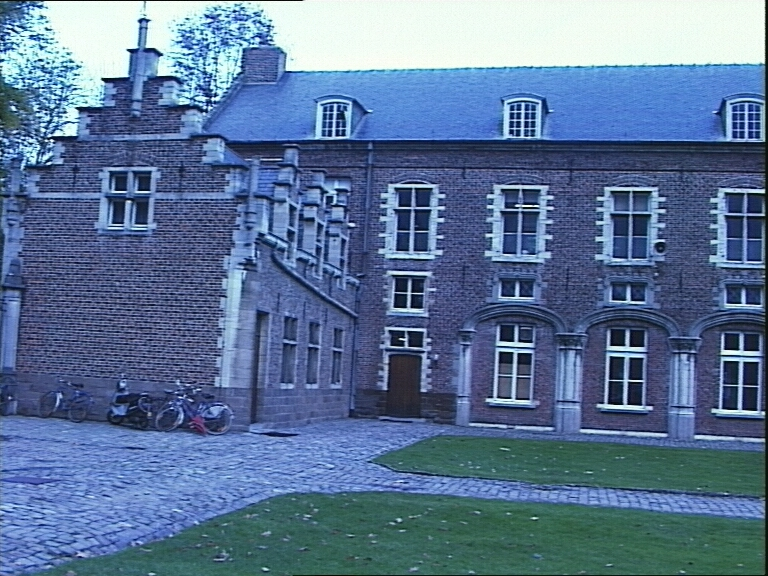
//> input picture sheet03/lines.png, 768 x 576 px
$ ./exercise03 lines.png   (built with g++ and OpenCV 4)
//> lines starting //> are read from the running program, lines starting //| are printed output that depends on the picture; after the words box and inside, x2 and y2 are one past the last pixel; in counts of white or black regions, pixels touching at a corner belong together
/**
 * Vorlesung: Bildbasierte Modellierung SS 2015
 * Professor: Prof. Dr.-Ing. Marcus Magnor
 * Betreuer: Felix Klose (klose@cg.cs.tu-bs.de)
 * Datum: 10.05.2015
 * Blatt: 3
 * Abgabe: Präsentation der bearbeiteten Aufgaben in der Übung am 23.5.2015.
 * URL: http://www.cg.cs.tu-bs.de/teaching/lectures/ss15/bbm/
 */

#include <iostream>
#include <vector>
#include <algorithm>
#include <queue>
#include <cv.h>
#include <highgui.h>

/**
 * Aufgabe: Median-Filter (10 Punkte)
 *
 * Der Median-Filter ist ein einfacher nichtlinearer Filter, der sich gut eignet, um additives Bildrauschen zu entfernen.
 *
 * - Implementiere einen Median-Filter, ohne cvSmooth zu verwenden.
 */

/* TODO */
cv::Mat medianBlur(const cv::Mat &src, int k = 3, int channel = 0) {
	assert(src.channels() > channel);
	//float or int? we do not know the underlying conversion, so just demand float for now
	assert(src.depth() == CV_32F);

    cv::Mat dst = src.clone();
	std::vector<float> values;
	int dx = k/2;
	int dy = k/2;

	for(int y = dy; y < src.rows-dy; ++y) {
		for(int x = dx; x < src.cols-dx; ++x) {
			values.clear();

			for(int wy = -dy; wy <= dy; ++wy) {
				for(int wx = -dx; wx <= dx; ++wx) {
					values.push_back(*(&(src.at<float>(y+wy,x+wx))+channel));
				}
			}
			std::sort(values.begin(), values.end());
			*(&(dst.at<float>(y,x))+channel) = values[values.size() / 2];
		}
	}
    return dst;
}

cv::Mat houghTransform(const cv::Mat &src, int thetaRes=512, int distRes=512) {
    cv::Mat accumBuffer(thetaRes, distRes, CV_32F);
    accumBuffer.setTo(0);

    int xres = src.cols, yres = src.rows;
    float maxDist = sqrt(pow(xres, 2) + pow(yres, 2));
    float distScale = distRes / maxDist;

    float maxValue = 0;
    for (int y = 0; y < yres; ++y) {
        for (int x = 0; x < xres; ++x) {
            if (src.at<uchar>(y, x) == 255) {
                for(int i = 0; i < thetaRes; ++i) {
                    float theta = 2 * i * CV_PI / thetaRes;
                    float dist = x * cos(theta) + y * sin(theta);
                    dist *= distScale;
                    if(dist > 0 && dist < maxDist) {
                        int cx = i, cy = dist;
                        accumBuffer.at<float>(cy, cx) += 1;
                        maxValue = std::max(accumBuffer.at<float>(cy, cx), maxValue);
                    }
                }
            }
        }
    }

    //normalize accumBuffer
    for (int y = 0; y < accumBuffer.rows; ++y) {
        for (int x = 0; x < accumBuffer.cols; ++x) {
            if(maxValue > 0)
                accumBuffer.at<float>(y, x) /= maxValue;
        }
    }
    return accumBuffer;
}

int main(int argc, char **argv) {
	if (argc < 2) {
		std::cerr << "usage: " << argv[0] << " <image>" << std::endl;
		exit(1);
	}

	// load the input image
	IplImage *img = cvLoadImage(argv[1]);
//> img is the input picture: 576 rows x 768 cols, CV_8UC3; mean B, G, R 151.1, 116.7, 91.3


	CvSize size = cvGetSize(img);
//> size = Size(768, 576)

	/**
	 * - Wende den Median-Filter auf ein Graustufenbild an.
	 */

/* TODO */
	IplImage *gray = cvCreateImage(size, IPL_DEPTH_32F, 1);
	IplImage *imageFloat = cvCreateImage(size, IPL_DEPTH_32F, img->nChannels);
	cvConvertScale(img, imageFloat, 1.0 / 255.0);
	cvCvtColor(imageFloat, gray, CV_BGR2GRAY);

	cvNamedWindow("Gray");
	cvShowImage("Gray", gray);
	cvWaitKey(0);

    cv::Mat img02(imageFloat);

    int kernel_size = 3;
    cv::Mat median = medianBlur(gray, kernel_size);
//> after the loop in medianBlur, `for(int y = dy; y < src.rows-dy; ++y)`: values = [0.0422, 0.0512, 0.0539, 0.0562, 0.0587, 0.0587, 0.059, 0.0708, 0.149]

	cvNamedWindow("Median");
    cv::imshow("Median", median);
	cvWaitKey(0);


	/**
	 * - Wende den Median-Filter auf die einzelnen Kanäle eines Farbbilds an
	 */

/* TODO */
	cv::Mat blue, green, red;
	// "channels" is a vector of 3 Mat arrays:
	std::vector<cv::Mat> channels_vector(3);
	// split img:
	cv::split(img02, channels_vector);
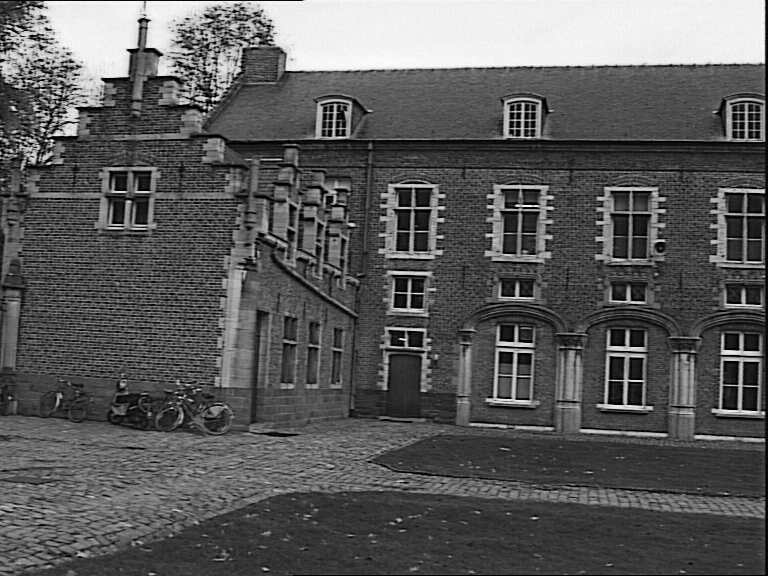
//> channels_vector[2]: 576 rows x 768 cols, CV_32FC1; min 0, max 0.996, mean 0.358
	// get the channels (BGR)
	blue = medianBlur(channels_vector[0], kernel_size);
	green = medianBlur(channels_vector[1], kernel_size);
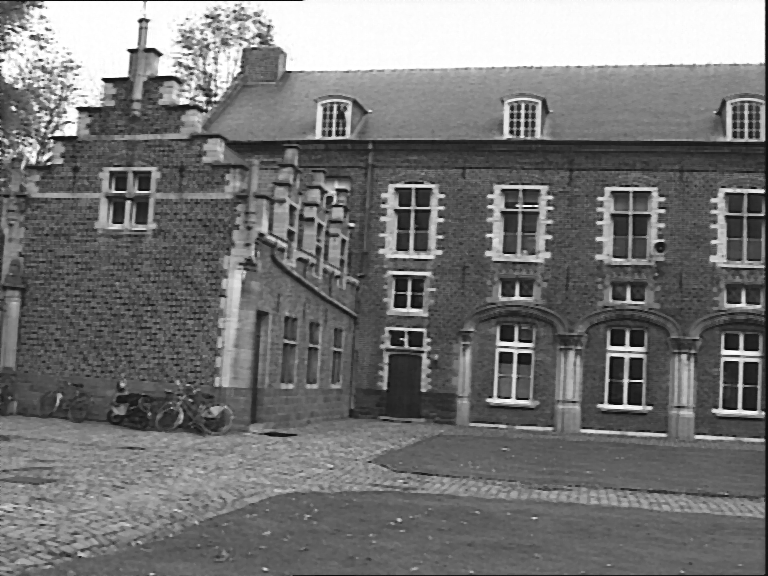
//> green: 576 rows x 768 cols, CV_32FC1; min 0.0235, max 1, mean 0.458
	red = medianBlur(channels_vector[2], kernel_size);

	cv::namedWindow( "Median Red", cv::WINDOW_AUTOSIZE );
	cv::moveWindow( "Median Red", 100, 100);
	cv::imshow( "Median Red", red );
	cv::waitKey(0);
	cv::namedWindow( "Median Green", cv::WINDOW_AUTOSIZE );
	cv::moveWindow( "Median Green", 100, 100);
	cv::imshow( "Median Green", green );
	cv::waitKey(0);
	cv::namedWindow( "Median Blue", cv::WINDOW_AUTOSIZE );
	cv::moveWindow( "Median Blue", 100, 100);
	cv::imshow( "Median Blue", blue );
	cv::waitKey(0);

    std::vector<cv::Mat> channels;
    channels.push_back(blue);
    channels.push_back(green);
    channels.push_back(red);
    cv::Mat medianImg;
    cv::merge(channels, medianImg);

	cv::namedWindow( "Median Combined", cv::WINDOW_AUTOSIZE );
	cv::moveWindow( "Median Combined", 100, 100);
	cv::imshow( "Median Combined", medianImg);
	cv::waitKey(0);


	/**
	 * - Wie kann man ungewollte Farbverschiebungen vermeiden?
	 */

	/**
	 * Aufgabe: Hough-Transformation (10 Punkte)
	 *
	 * Die Hough-Transformation kann für das Finden von Linien in Bildern verwendet werden.
	 *
	 * In dieser Aufgabe sollst du die Hough-Transformation implementieren.
	 * - Lade ein Testbild und wandle es in Graustufen um.
	 */

/* TODO */
	cv::Mat lines = cv::Mat(img).clone();//cv::imread("lines.png");
    cv::Mat lines_gray;
    cv::cvtColor(lines, lines_gray, CV_BGR2GRAY, 1);
    lines_gray.convertTo(lines_gray, CV_32F, 1.0/255.0);
//> lines_gray: 576 rows x 768 cols, CV_32FC1
	cv::namedWindow( "lines gray", cv::WINDOW_AUTOSIZE );
	cv::moveWindow( "lines gray", 100, 100);
	cv::imshow( "lines gray", lines_gray);
	cv::waitKey(0);


	/**
	 * - Erzeuge ein Gradientenbild. Verwende dazu einen Filter deiner Wahl. Begründe die Wahl des Kantendetektors.
	 */

/* TODO */
	cv::Mat canny = lines_gray.clone();//medianBlur(lines_gray, 5);
    canny.convertTo(canny, CV_8U, 255);

	cv::Mat _img;
	double otsu_thresh_val = cv::threshold(
		canny, _img, 0, 255, CV_THRESH_BINARY | CV_THRESH_OTSU
	);
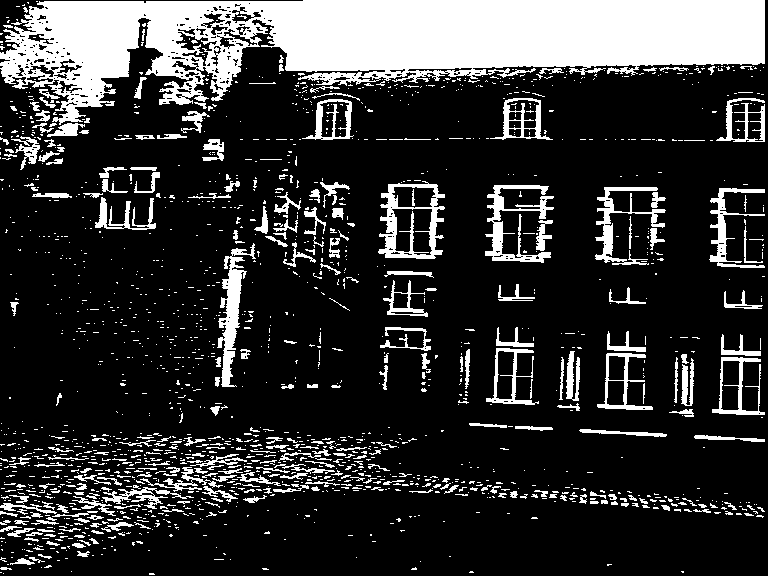
//> _img: 576 rows x 768 cols, CV_8UC1; 20.5% white; 1750 white regions (1469 under 20 px), largest, box (x1, y1, x2, y2) and area: (0, 0, 765, 125) 52356, (378, 181, 445, 259) 1894, (217, 243, 256, 387) 1848
//> otsu_thresh_val = 149
	double high_thresh_val  = otsu_thresh_val,
       lower_thresh_val = otsu_thresh_val * 0.5;
//> high_thresh_val = 149; lower_thresh_val = 74.5

    cv::Canny(canny, canny, lower_thresh_val, high_thresh_val);
//> canny: 576 rows x 768 cols, CV_8UC1; 21.7% white in thin lines or dots
	cv::namedWindow( "Canny", cv::WINDOW_AUTOSIZE );
	cv::moveWindow( "Canny", 100, 100);
	cv::imshow( "Canny", canny);
	cv::waitKey(0);

	cv::Mat sobel_gray = cv::Mat(img).clone();
    cvtColor(sobel_gray, sobel_gray, CV_BGR2GRAY);
	cv::Mat grad_x, grad_y;
	cv::Mat abs_grad_x, abs_grad_y;
	cv::Sobel( sobel_gray, grad_x, CV_16S, 1, 0, 3 );
	cv::Sobel( sobel_gray, grad_y, CV_16S, 0, 1, 3 );
	convertScaleAbs( grad_x, abs_grad_x );
	convertScaleAbs( grad_y, abs_grad_y );
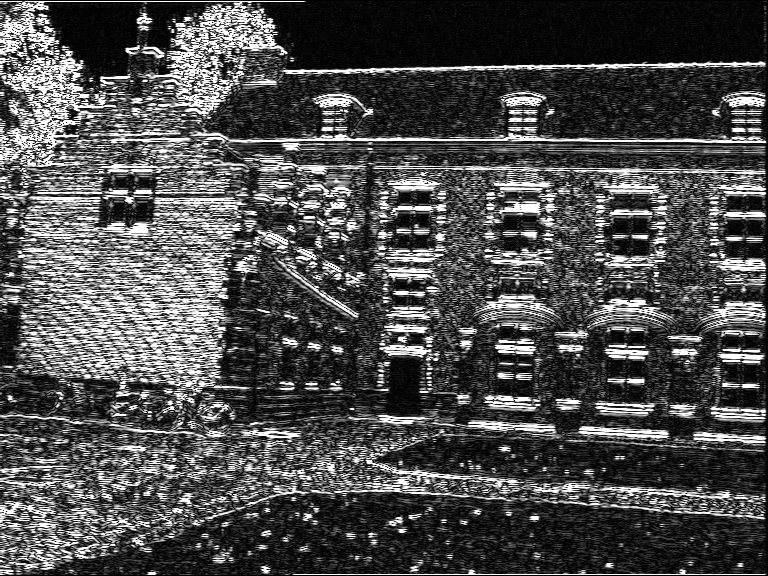
//> abs_grad_y: 576 rows x 768 cols, CV_8UC1; min 0, max 255, mean 77.6
	cv::Mat grad;
	addWeighted( abs_grad_x, 0.5, abs_grad_y, 0.5, 0, grad );

	cv::normalize(grad, grad, 0, 255, cv::NORM_MINMAX, CV_16S);
//> grad: 576 rows x 768 cols, CV_16SC1
	grad.convertTo(grad, CV_8U);
	cv::threshold(grad, grad, 100, 255, cv::THRESH_BINARY);
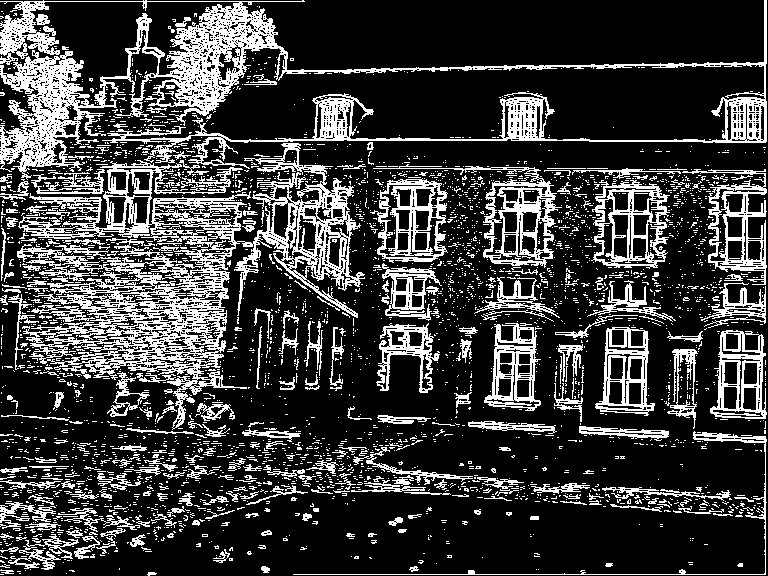
//> grad: 576 rows x 768 cols, CV_8UC1; 23.7% white in thin lines or dots
	cv::namedWindow( "Gradient", cv::WINDOW_AUTOSIZE );
	cv::moveWindow( "Gradient", 100, 100);
	cv::imshow( "Gradient", grad);
	cv::waitKey();
	/**
	 * - Transformiere das Gradientenbild in den Hough-Raum und zeige das Bild an.
	 */
    cv::Mat hough = houghTransform(/*canny*/grad);
//> the loop in houghTransform, `for (int y = 0; y < yres; ++y)` made 576 passes
//> maxValue on passes 1 to 3: 9, 307, 307
//> after the loop in houghTransform, `for (int y = 0; y < yres; ++y)`:
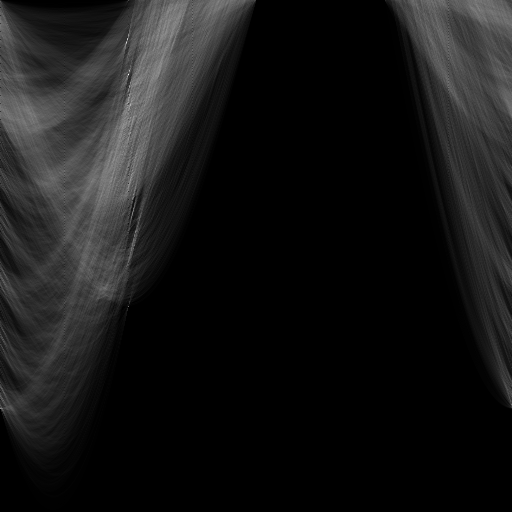
//> accumBuffer: 512 rows x 512 cols, CV_32FC1; min 0, max 1148, mean 102.4; drawn with min black and max white
//> after the loop in houghTransform, `for (int y = 0; y < yres; ++y)`: maxValue = 1148
	// [7 lines of commented-out code are left out]

	cv::namedWindow("Hough Space", cv::WINDOW_AUTOSIZE);
	cv::moveWindow( "Hough Space", 100, 100);
	cv::imshow( "Hough Space", hough);
	cv::waitKey(0);
	/**
	 * - Finde die markantesten Linien und zeichne diese in das Originalbild ein.
	 */

/* TODO */
	std::vector<cv::Point> line_vector;
	int criteria = 20;  //number of best matches

	cv::Mat hough_tmp = hough.clone();
	for (int i = 0; i < criteria; ++i) {
		cv::Point maximum;
		cv::minMaxLoc(hough_tmp, 0, 0, 0, &maximum);
		line_vector.push_back(maximum);
		hough_tmp.at<float>(maximum) = 0.f;
	}
//> this loop made 20 passes
//> maximum on passes 1 to 12: Point(128, 74), Point(126, 42), Point(127, 39), Point(129, 70), Point(127, 38), Point(130, 104), Point(130, 105), Point(128, 102), Point(129, 86), Point(130, 132), Point(126, 43), Point(127, 103)
//> hough_tmp: 512 rows x 512 cols, CV_32FC1; min 0, max 0.593, mean 0.0892

	cv::Mat img_mat = cv::Mat(img).clone();
	for(int i = 0; i < line_vector.size(); ++i) {
		//[0,512] -> [0, 2*pi]
		float theta = 2.f*line_vector[i].x*CV_PI/hough.cols;
		//[0, 512] -> [0, img-diag]
		float imgDiag = sqrt(img->width*img->width + img->height*img->height);
		float r = (float)line_vector[i].y/hough.rows * imgDiag;


		cv::Point pt1, pt2;
		double a = cos(theta), b = sin(theta);
		double x0 = a*r, y0 = b*r;
		pt1.x = cvRound(x0 + 1000*(-b));
		pt1.y = cvRound(y0 + 1000*(a));
		pt2.x = cvRound(x0 - 1000*(-b));
		pt2.y = cvRound(y0 - 1000*(a));
		cv::line( img_mat, pt1, pt2, cv::Scalar(0,0,255), 1, CV_AA);

		std::cout << "(" << pt1.x << "," << pt1.y << ") -- (" << pt2.x << "," << pt2.y << ")" << std::endl;
	}
//> this loop made 20 passes
//> (theta, r, a, b, x0, y0) on passes 1 to 12: (1.57, 138.8, -4.37e-08, 1, -6.06e-06, 138.8), (1.55, 78.75, 0.0245, 1, 1.93, 78.73), (1.56, 73.12, 0.0123, 1, 0.897, 73.12), (1.58, 131.2, -0.0123, 1, -1.61, 131.2), (1.56, 71.25, 0.0123, 1, 0.874, 71.24), (1.6, 195, -0.0245, 1, -4.79, 194.9), (1.6, 196.9, -0.0245, 1, -4.83, 196.8), (1.57, 191.2, -4.37e-08, 1, -8.36e-06, 191.2), (1.58, 161.2, -0.0123, 1, -1.98, 161.2), (1.6, 247.5, -0.0245, 1, -6.07, 247.4), (1.55, 80.62, 0.0245, 1, 1.98, 80.6), (1.56, 193.1, 0.0123, 1, 2.37, 193.1)
//| (-1000,139) -- (1000,139)
//| (-998,103) -- (1002,54)
//| (-999,85) -- (1001,61)
//| (-1002,119) -- (998,144)
//| (-999,84) -- (1001,59)
//| (-1004,170) -- (995,219)
//| (-1005,172) -- (995,221)
//| (-1000,191) -- (1000,191)
//> (output is shown up to pass 8 of 20)
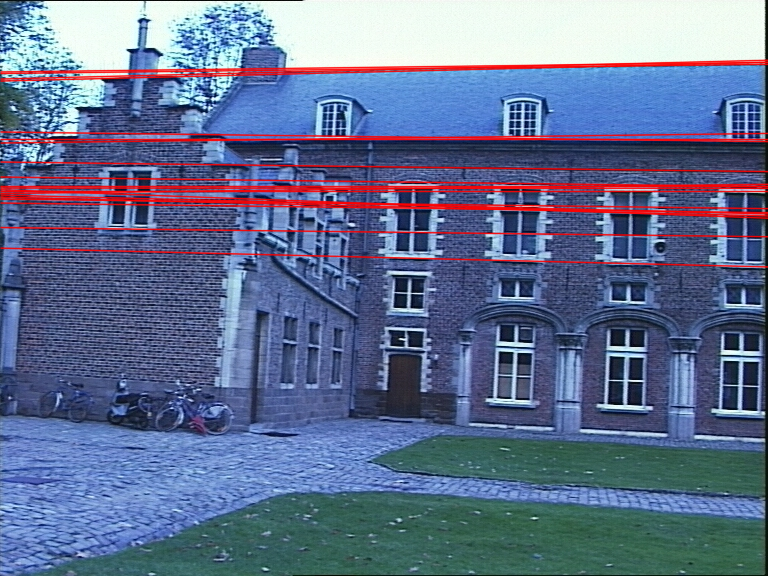
//> img_mat: 576 rows x 768 cols, CV_8UC3; 7.49% of pixels changed, all inside (x1, y1, x2, y2) = (0, 59, 768, 268)

	cv::namedWindow("Hough Lines");
	cv::imshow("Hough Lines", img_mat);
	cv::waitKey(0);
}
